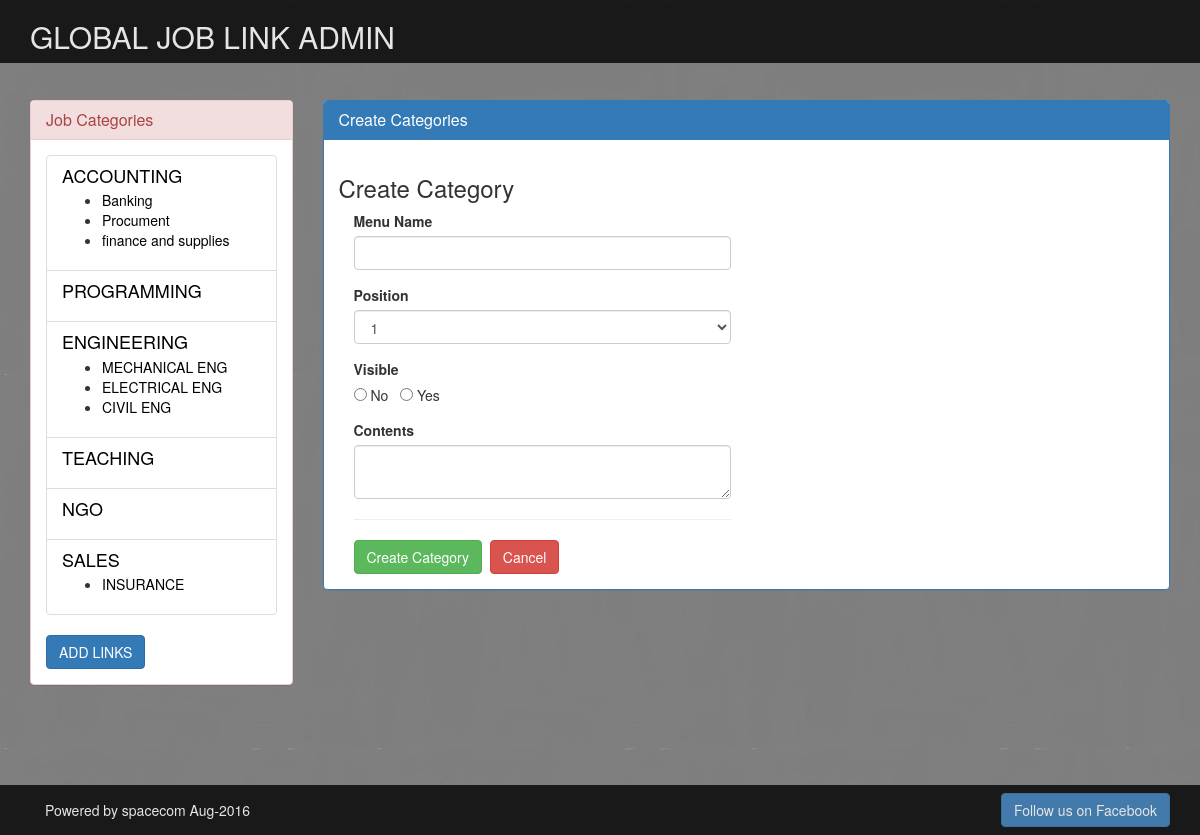
/new_categories.php?fields=1 (signed in), run on the app's committed database.
### tables this page shows
CREATE TABLE IF NOT EXISTS `fields` (
  `id` int(11) NOT NULL AUTO_INCREMENT,
  `menu_name` varchar(50) NOT NULL,
  `position` int(11) NOT NULL,
  `visible` int(11) NOT NULL,
  PRIMARY KEY (`id`)
);

CREATE TABLE IF NOT EXISTS `categories` (
  `id` int(11) NOT NULL AUTO_INCREMENT,
  `field_id` int(11) NOT NULL,
  `menu_name` varchar(50) NOT NULL,
  `position` int(11) NOT NULL,
  `visible` int(5) NOT NULL,
  `content` varchar(900) NOT NULL,
  PRIMARY KEY (`id`)
);

### new_categories.php (the view, shortened to what this page needs)
<?php require_once("functions.php");?>
<?php include("header.php");?>
<?php find_selected_categories(true); ?>
<div class="container">
	<div class="row">
    	<div class="col-md-3">
           <div class="side-bar panel panel-default panel-danger">
                         <div class="panel-heading"><h3 class="panel-title">Job Categories</h3></div>
                 <div class="panel-body">
                    <?php echo navigation($current_field, $current_categories); ?>
                        <a href="new_field.php"><div  class="input-group"><button class="btn btn-primary pull-right">ADD LINKS</button></div></a>
                  </div>
             </div>
         </div>
        <div class="col-md-9 ">
             <div class="main-bar panel panel-primary">
                 <div class="panel-heading"><h3 class="panel-title">Create Categories</h3></div>
                      <div class="panel-body">
                    	<h3>Create Category</h3>
                    <form action="create_category.php?fields=<?php echo urlencode($current_field["id"]); ?>" method="post"  class="col-lg-6">
                                <div class="form-group ">
                                    <label>Menu Name</label>
                                        <input type="text" class="form-control" name="menu_name" value="" />
                                </div>
                                <div class="form-group">
                                    <label>Position</label>
                                        <select name="position" class="form-control">
                                        	<?php
													$categories_set = find_categories_for_field($current_field["id"],false);
													$categories_count=mysql_num_rows($categories_set);
													for($count=1;$count<=($categories_count+1); $count++){
													echo "<option value=\"{$count}\">{$count}</option>";
													}
											?>
                                        </select>
                                </div>
                                <div class="form-group">
                        	     <label>Visible</label>
                                        <p>
                                          <input type="radio" name="visible" value="0" />  No
                                          &nbsp;
                                          <input type="radio" name="visible" value="1" />  Yes
                                        </p>
                               </div>
                               <div class="form-group">
                        	     <label>Contents</label>
                                        <textarea class="form-control" name="content" ></textarea>
                               </div><hr />
                                <button type="submit" name="submit" class="btn btn-success ">Create Category</button>&nbsp;
                                <a href="main.php"><button type="button" class="btn btn-danger ">Cancel</button></a>
                             </form>
                      </div>
             </div>
        </div>
    </div>
</div>
<?php include("footer.php");?>

### functions.php (shortened to what this page needs)
<?php
	function find_all_fields($public=true){
		$query = "SELECT * ";
		$query .= "FROM fields ";
		$query .= "ORDER BY position ASC";
		$field_set = mysql_query($query);
		return $field_set;
	}
	function find_categories_for_field($field_id, $public=true){
		$query = "SELECT * ";
		$query .= "FROM categories ";
		$query .= "WHERE field_id = {$field_id} ";
		if($public){
		$query .= "AND visible = 1  ";
		}
		$query .= "ORDER BY position ASC";
		$categories_set = mysql_query($query);
		return $categories_set;
	}
	function find_fields_by_id($fields_id){
	    $safe_fields_id = mysql_real_escape_string($fields_id);
		$query = "SELECT * ";
		$query .= "FROM fields ";
		$query .= "WHERE id = {$safe_fields_id} ";
		$query .= "LIMIT 1";
		$field_set = mysql_query($query);
		if ($field = mysql_fetch_assoc($field_set)){
		return $field;
		}
		else{
		return null;
		}
	}
	function find_default_categories_for_field($field_id){
		$categories_set = find_categories_for_field($field_id);
		if($first_category = mysql_fetch_assoc($categories_set)){
		return $first_category;
		}
		else{
		return null;
		}
		}
	function find_selected_categories($public=false){
		if(isset($_GET["fields"])){
		$current_field = find_fields_by_id($_GET["fields"],$public);
		if($current_field && $public){
		$current_categories = find_default_categories_for_field($current_field["id"]);
		}
		else{
		$current_categories = null;
		}
		}
		elseif(isset($_GET["categories"])){
		$current_field = null;
		$current_categories = find_categories_by_id($_GET["categories"],$public);
		}
		else{
		$current_field = null;
		$current_categories = null;
		}
	}
		function navigation($field_id, $categories_id){
		$output="<div class=\"list-group\">";
		       $field_set = find_all_fields(false);
					     while ($fields = mysql_fetch_assoc ($field_set)){
                            $output .="<div class=\"list-group-item\">";
                              $output .= "<h4 class=\"list-group-item-heading\">";
                               $output .= "<a href=\"main.php?fields=";
							   $output .=urlencode($fields["id"]);
                               $output .="\">";
							   $output .=$fields ["menu_name"];
                               $output .="</a>";
                               $output .="</h4>";
                             $categories_set = find_categories_for_field($fields["id"], false);
                               $output .="<ul>";
							   $output .="<p class=\"list-group-item-text\">";
                                while ($categories = mysql_fetch_assoc ($categories_set)){
                                $output .="<li>";
								$output .="<a href=\"main.php?categories=";
								$output .=urlencode($categories["id"]);
								$output .="\">";
								   $output .= $categories ["menu_name"];
                                    $output .="</a>";
                                 $output .="</li>";
                                 }
                                $output .="</p>";
								$output .="</ul>";
                            $output .="</div>";
						 }
						  $output .="</div>";
						  return $output;
		}
?>

### css/style.css (style rules this page uses)
body { background-image:url(../img/emal.jpg); opacity:1; margin-top:20px; margin-bottom:130px; }
.side-bar a { color:#000000; text-decoration:none; }

### data on the page
fields: value "ACCOUNTING"
categories: value "Banking"
categories: value "Procument"
categories: value "finance and supplies"
fields: value "PROGRAMMING"
fields: value "ENGINEERING"
categories: value "MECHANICAL ENG"
categories: value "ELECTRICAL ENG"
categories: value "CIVIL ENG"
fields: value "TEACHING"
fields: value "NGO"
fields: value "SALES"
categories: value "INSURANCE"

### other printed values
form field position "1"
